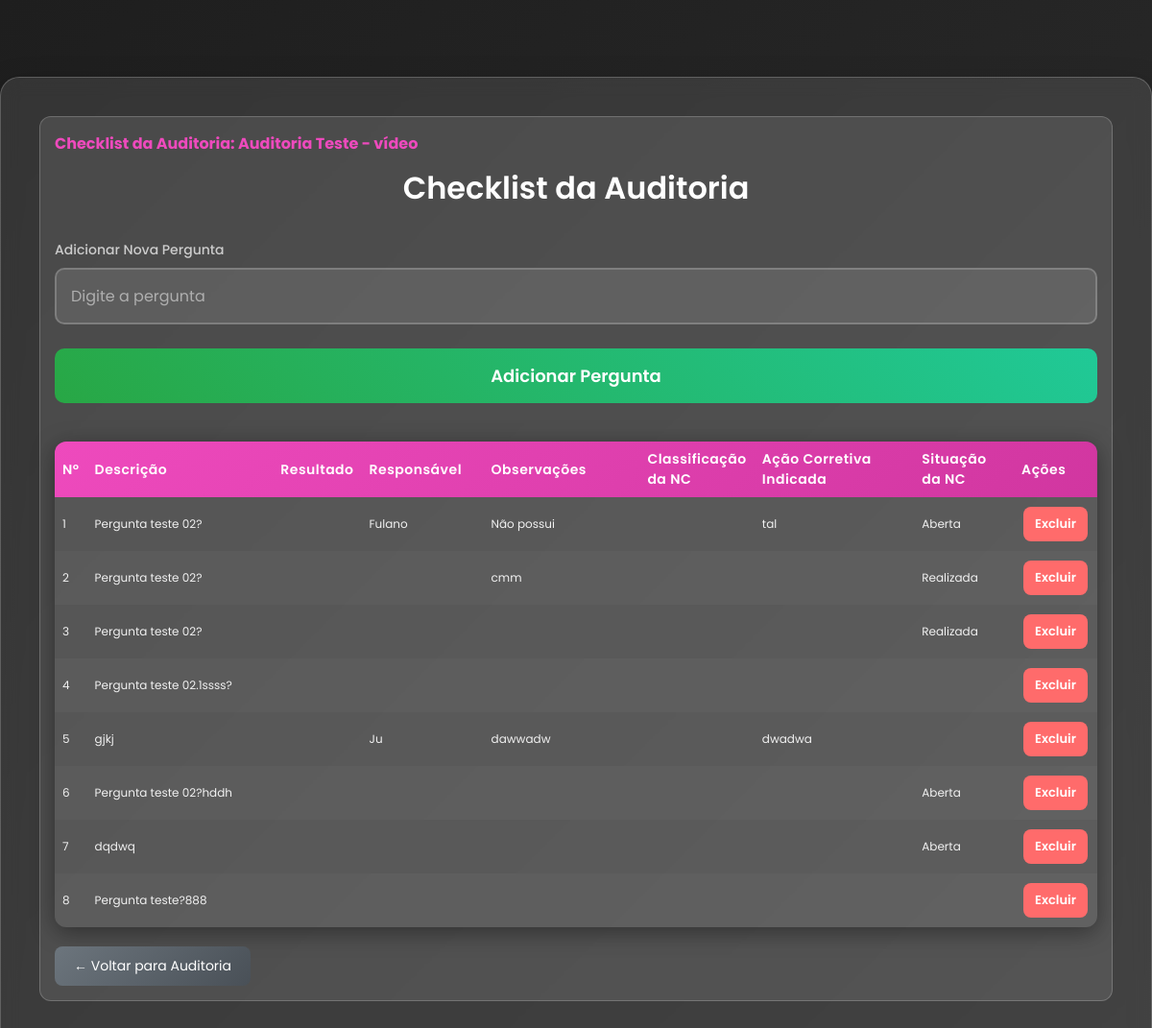
The app's page /pages/checklist.php?id_auditoria=8 with its own data.
### tables this page shows
CREATE TABLE `auditoria` (
  `id_auditoria` int(11) NOT NULL AUTO_INCREMENT,
  `titulo_projeto` varchar(255) DEFAULT NULL,
  `responsavel` varchar(100) DEFAULT NULL,
  `data_realizacao` date DEFAULT NULL,
  `objetivo` text DEFAULT NULL,
  `id_usuario` int(11) DEFAULT NULL,
  `email_responsavel` varchar(255) DEFAULT NULL,
  PRIMARY KEY (`id_auditoria`),
  KEY `id_usuario` (`id_usuario`),
  CONSTRAINT `auditoria_ibfk_1` FOREIGN KEY (`id_usuario`) REFERENCES `users` (`id`)
);

CREATE TABLE `checklist` (
  `id` int(11) NOT NULL AUTO_INCREMENT,
  `id_auditoria` int(11) NOT NULL,
  `pergunta` varchar(255) NOT NULL,
  `resultado` varchar(10) DEFAULT 'N/A',
  `responsavel` varchar(100) DEFAULT NULL,
  `observacoes` text DEFAULT NULL,
  `created_at` timestamp NOT NULL DEFAULT current_timestamp(),
  `classificacao_nc` varchar(50) DEFAULT '',
  `acao_corretiva` text DEFAULT '',
  `situacao_nc` varchar(50) DEFAULT 'Pendente',
  `escalonamento` int(11) DEFAULT 0,
  `prazo_resolucao` int(11) DEFAULT NULL,
  PRIMARY KEY (`id`),
  KEY `id_auditoria` (`id_auditoria`),
  CONSTRAINT `fk_checklist_auditoria` FOREIGN KEY (`id_auditoria`) REFERENCES `auditoria` (`id_auditoria`) ON DELETE CASCADE
);

### php/functions.php (called while the page is built, shortened)
<?php
function buscarAudutoriasIdAuditoria($conn, $id_auditoria) {
    $stmt = $conn->prepare("SELECT * FROM auditoria WHERE id_auditoria = ?");
    $stmt->bind_param("i", $id_auditoria);
    $stmt->execute();
    $result = $stmt->get_result();
    return $result->fetch_assoc();
}
?>

### pages/checklist.php (the view, shortened to what this page needs)
<!DOCTYPE html>
<html lang="pt-BR">
<head>
    <link rel="stylesheet" href="../assets/css/styles.css">
</head>
<body>
    <?php
    require_once "../config/conexao.php";
    include "../php/functions.php";
    $id_auditoria = (int)$_GET['id_auditoria'];
    $dados_auditoria = buscarAudutoriasIdAuditoria($conn, $id_auditoria);
    ?>
    <div class="signup-container" style="max-width: 1400px;">
        <div class="auditoria-info">
            <h3 style="color:#EE4ABDFF;">Checklist da Auditoria: <?= htmlspecialchars($dados_auditoria['titulo_projeto']) ?></h3>
        <h2 class="signup-title">Checklist da Auditoria</h2>
        <form action="../php/checklist_action.php" method="POST" style="margin-bottom:2rem;">
            <div class="form-group">
                <label for="pergunta_simples">Adicionar Nova Pergunta</label>
                <input type="text" id="pergunta_simples" name="pergunta" placeholder="Digite a pergunta" required>
            </div>
            <button type="submit" class="signup-btn"> Adicionar Pergunta</button>
        </form>
       <form action="../php/checklist_action.php" method="POST" id="formSalvarTudo">
            <table class="checklist-table">
                <thead>
                    <tr>
                        <th style="width: 3%;">Nº</th>
                        <th style="width: 20%;">Descrição</th>
                        <th style="width: 7%;">Resultado</th>
                        <th style="width: 12%;">Responsável</th>
                        <th style="width: 16%;">Observações</th>
                        <th style="width: 11%;">Classificação da NC</th>
                        <th style="width: 17%;">Ação Corretiva Indicada</th>
                        <th style="width: 10%;">Situação da NC</th>
                        <th style="width: 8%;">Ações</th>
                    </tr>
                </thead>
                <tbody>
                    <?php
                    $sql = "SELECT * FROM checklist WHERE id_auditoria = ? ORDER BY id ASC";
                    $stmt = $conn->prepare($sql);
                    $stmt->bind_param("i", $id_auditoria);
                    $stmt->execute();
                    $result = $stmt->get_result();
                    if ($result && $result->num_rows > 0) {
                        $num = 1;
                        while($row = $result->fetch_assoc()) {
                            $classificacao = '';
                            switch($row['classificacao_nc']){
                                default: $classificacao = '';
                            }
                            $situacao = '';
                            switch($row['situacao_nc']){
                                case 'aberta': $situacao = 'Aberta'; break;
                                case 'resolvida': $situacao = 'Realizada'; break;
                                default: $situacao = '';
                            }
                            echo "<tr>
                <td>{$num}</td>
                <td>" . htmlspecialchars($row['pergunta']) . "</td>
                <td></td>
                <td>" . htmlspecialchars($row['responsavel']) . "</td>
                <td>" . htmlspecialchars($row['observacoes']) . "</td>
                <td>{$classificacao}</td>
                <td>" . htmlspecialchars($row['acao_corretiva']) . "</td>
                <td>{$situacao}</td>
                <td>
                    <button type='button' class='btn-acao btn-delete' onclick='confirmarExclusao({$row['id']})'>Excluir</button>
                </td>
              </tr>";
                            $num++;
                        }
                    } else {
                        echo "<tr><td colspan='9' style='text-align:center; color:#ccc;'>Nenhuma pergunta cadastrada para esta auditoria.</td></tr>";
                    }
                    ?>
                </tbody>
            </table>
            <div class="form-actions" style="margin-top: 2rem;">
                <a href="auditoria.php?id_auditoria=<?= $id_auditoria ?>" class="btn-voltar">← Voltar para Auditoria</a>
            </div>
        </form>
    </div>
</body>
</html>

### assets/css/styles.css (style rules this page uses)
* { margin: 0; padding: 0; box-sizing: border-box; text-decoration: none; border: none; outline: none; font-family: 'Poppins', sans-serif; }
html { font-size: 62.5%; }
body { background: linear-gradient(135deg, #1e1e1e 0%, #2d2d2d 100%); min-height: 100vh; display: flex; align-items: center; justify-content: center; padding-top: 8rem; }
.signup-container { background: rgba(255, 255, 255, 0.1); backdrop-filter: blur(10px); border: 1px solid rgba(255, 255, 255, 0.2); border-radius: 20px; padding: 4rem; width: 100%; max-width: 450px; box-shadow: 0 15px 35px rgba(0, 0, 0, 0.3); }
.signup-title { font-size: 3.2rem; color: #fff; text-align: center; margin-bottom: 3rem; font-weight: 600; }
.form-group { margin-bottom: 2.5rem; position: relative; }
.form-group label { display: block; color: #ccc; font-size: 1.4rem; margin-bottom: 0.8rem; font-weight: 500; }
.form-group input { width: 100%; padding: 1.5rem; background: rgba(255, 255, 255, 0.1); border: 2px solid rgba(255, 255, 255, 0.2); border-radius: 10px; color: #fff; font-size: 1.6rem; transition: all 0.3s ease; }
.form-group input::placeholder { color: rgba(255, 255, 255, 0.5); }
.signup-btn { width: 100%; padding: 1.5rem; background: linear-gradient(45deg, #28a745, #20c997); color: #fff; border: none; border-radius: 10px; font-size: 1.8rem; font-weight: 600; cursor: pointer; transition: all 0.3s ease; margin-bottom: 2rem; }

### pages/checklist.php (style rules this page uses)
.checklist-table { width: 100%; border-collapse: separate; border-spacing: 0; margin-top: 2rem; font-size: 1.4rem; border-radius: 12px; overflow: hidden; box-shadow: 0 5px 25px rgba(0,0,0,0.4); }
.checklist-table th, .checklist-table td { padding: 1rem; text-align: left; }
.checklist-table thead { background: linear-gradient(135deg, #ee4abd, #d136a0); }
.checklist-table thead th { color: #fff; font-weight: 600; font-size: 1.4rem; letter-spacing: 0.5px; }
.checklist-table tbody tr { background: rgba(255,255,255,0.05); transition: background 0.3s ease; }
.checklist-table tbody tr:nth-child(even) { background: rgba(255,255,255,0.08); }
.checklist-table td { color: #f1f1f1; vertical-align: middle; }
.btn-acao { padding: 0.8rem 1.2rem; border-radius: 8px; cursor: pointer; border: none; font-weight: 600; font-size: 1.3rem; margin: 0.2rem; transition: transform 0.2s ease, box-shadow 0.3s ease; }
.btn-delete { background: #ff6b6b; color: #fff; }
.btn-voltar { background: linear-gradient(135deg, #6c757d, #495057); color: #fff; text-decoration: none; padding: 1rem 2rem; border-radius: 8px; margin-right: 1rem; display: inline-block; font-size: 1.4rem; }
.auditoria-info { background: rgba(255,255,255,0.1); padding: 1.5rem; border-radius: 12px; margin-bottom: 2rem; border: 1px solid rgba(255,255,255,0.2); }
.auditoria-info h3 { color: #28a745; margin-bottom: 1rem; font-size: 1.6rem; }
@media (max-width: 1200px) { .checklist-table { font-size: 1.2rem; } }
@media (max-width: 1200px) { .checklist-table th, .checklist-table td { padding: 0.8rem; } }

### records on screen
auditoria: titulo_projeto "Auditoria Teste - vídeo"
checklist: pergunta "Pergunta teste 02?", responsavel "Fulano", observacoes "Não possui", acao_corretiva "tal", situacao_nc "Aberta"
checklist: pergunta "Pergunta teste 02?", observacoes "cmm", situacao_nc "Realizada"
checklist: pergunta "Pergunta teste 02?", situacao_nc "Realizada"
checklist: pergunta "Pergunta teste 02.1ssss?"
checklist: pergunta "gjkj", responsavel "Ju", observacoes "dawwadw", acao_corretiva "dwadwa"
checklist: pergunta "Pergunta teste 02?hddh", situacao_nc "Aberta"
checklist: pergunta "dqdwq", situacao_nc "Aberta"
checklist: pergunta "Pergunta teste?888"
